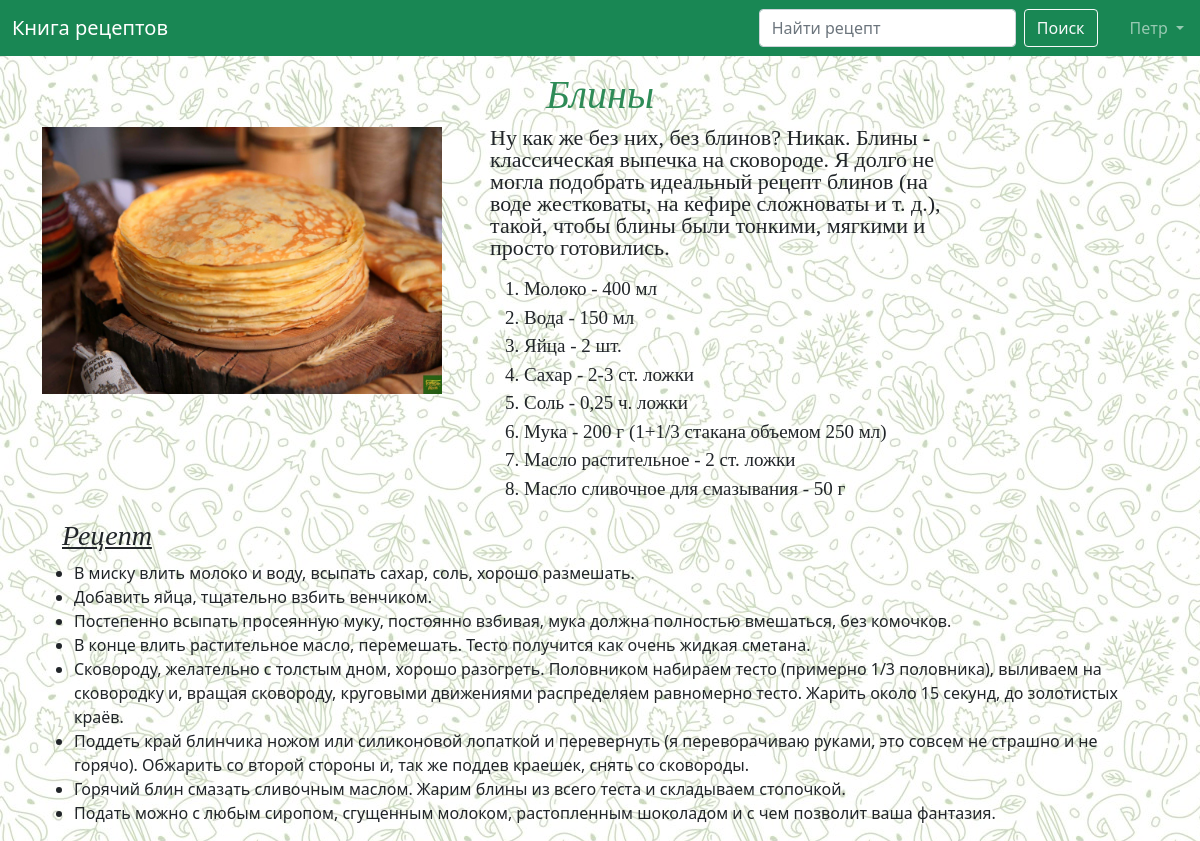
The app's page /recipe/2 (signed in) with its own data.
### data/users.py (models this page shows, shortened)
class User(SqlAlchemyBase, UserMixin):
    __tablename__ = 'users'
    id = sqlalchemy.Column(sqlalchemy.Integer,
                           primary_key=True, autoincrement=True)
    user_role = sqlalchemy.Column(sqlalchemy.Integer,
                                  sqlalchemy.ForeignKey('users_roles.id'))
    role = orm.relationship('UserRole')
    recipes = orm.relationship('Recipes', back_populates='user')
    favorite_recipes = orm.relationship('Recipes',
                                        secondary="favorite_recipes",
                                        backref="users", lazy="subquery")
    surname = sqlalchemy.Column(sqlalchemy.String)
    name = sqlalchemy.Column(sqlalchemy.String)
    email = sqlalchemy.Column(sqlalchemy.String, unique=True)
    hashed_password = sqlalchemy.Column(sqlalchemy.String)
    modified_date = sqlalchemy.Column(sqlalchemy.DateTime,
                                      default=datetime.datetime.now)

### data/recipes.py (models this page shows)
class Recipes(SqlAlchemyBase):
    __tablename__ = 'recipes'
    id = sqlalchemy.Column(sqlalchemy.Integer,
                           primary_key=True, autoincrement=True)
    title = sqlalchemy.Column(sqlalchemy.String)
    description = sqlalchemy.Column(sqlalchemy.String)
    picture_name = sqlalchemy.Column(sqlalchemy.String, nullable=False)
    ingredients = sqlalchemy.Column(sqlalchemy.String)
    recipe = sqlalchemy.Column(sqlalchemy.String)
    user_id = sqlalchemy.Column(sqlalchemy.Integer,
                                sqlalchemy.ForeignKey("users.id"))
    categories = orm.relationship("Category",
                                  secondary="recipe_to_category",
                                  backref="recipes")
    user = orm.relationship('User')
    created_date = sqlalchemy.Column(sqlalchemy.DateTime, default=datetime.datetime.now)

### main.py (the view)
@app.route('/recipe/<int:recipe_id>')
def show_one_recipe(recipe_id):
    db_sess = db_session.create_session()
    recipe = db_sess.query(Recipes).get(recipe_id)
    return render_template('recipe.html', title=f'{recipe.title}', recipe=recipe)

### data/db_session.py (called while the page is built)
def create_session() -> Session:
    global __factory
    return __factory()

### main.py (called while the page is built)
@login_manager.user_loader
def load_user(user_id):
    db_sess = db_session.create_session()
    return db_sess.query(User).get(user_id)

### templates/recipe.html
{% extends "base.html" %}
{% block content %}
<h1 class="text-center fst-italic fst-bold"
    style="font-family: cursive; color: #2E8B57; margin-top: 15px;">{{ recipe.title }}</h1>
<img src="/static/img/{{ recipe.picture_name }}" style="width: 400px; float: left;" class="me-5">
<p style="margin-right: 200px; font-size: 22px; font-family: serif;" class="lh-1">{{ recipe.description }}</p>
<ol style="margin-left: 450px;">
    {% for item in recipe.ingredients.split('\n') %}
    <li style="font-family: serif; font-size: 19px;">{{ item }}</li>
    {% endfor %}
</ol>
<h3 style="margin-left: 20px; font-family: fantasy; font-style: italic;"
    class="text-decoration-underline">Рецепт</h3>
<ul>
    {% for step in recipe.recipe.split('\n') %}
    <li>{{ step }}</li>
    {% endfor %}
</ul>
{% endblock %}

### templates/base.html (shortened to what this page needs)
<!doctype html>
<html lang="en">
  <head>
    <link rel="stylesheet" href="/static/css/base.css">
    <link href="https://cdn.jsdelivr.net/npm/bootstrap@5.0.2/dist/css/bootstrap.min.css" rel="stylesheet">
  </head>
  <body>
  <header>
  <nav class="navbar navbar-expand-lg navbar-dark bg-success">
  <div class="container-fluid me-1">
    <a class="navbar-brand" href="/">Книга рецептов</a>
   <form class="d-flex justify-content-start" action="search" method="get">
     <input class="form-control me-2" type="search" placeholder="Найти рецепт" aria-label="Search" name="recipe_query">
     <button class="btn btn-outline-light me-2" type="submit">Поиск</button>
  </form>
  </div>
    <div class="collapse navbar-collapse" id="navbarSupportedContent">
      <ul class="navbar-nav me-2">
        {% if current_user.is_authenticated %}
        <li class="nav-item dropdown">
          <a class="nav-link dropdown-toggle" href="#" id="navbarDropdown" role="button" data-bs-toggle="dropdown" aria-expanded="false">
            {{ current_user.name }}
          </a>
        {% endif %}
      </ul>
  </div>
</nav>
</header>
  <main role="main" class="container">
      {% block content %}{% endblock %}
  </main>
  </body>
</html>

### static/css/base.css (style rules this page uses)
body { background-image: url(/static/img/background_image.jpg); }

### records on screen
User: name "Петр"
Recipes: title "Блины", picture_name (picture), description "Ну как же без них, без блинов? Никак. Блины - классическая выпечка на сковороде. Я долго не могла подобрать идеальный рецепт блинов (на воде жестковаты, на кефире сложноваты и т. д.), такой, чтобы блины были тонкими, мягкими и просто готовились."

### other values on screen
{{ item }} "Молоко - 400 мл" "Вода - 150 мл" "Яйца - 2 шт." "Сахар - 2-3 ст. ложки" "Соль - 0,25 ч. ложки" "Мука - 200 г (1+1/3 стакана объемом 250 мл)" "Масло растительное - 2 ст. ложки" "Масло сливочное для смазывания - 50 г"
{{ step }} "В миску влить молоко и воду, всыпать сахар, соль, хорошо размешать." "Добавить яйца, тщательно взбить венчиком." "Постепенно всыпать просеянную муку, постоянно взбивая, мука должна полностью вмешаться, без комочков." "В конце влить растительное масло, перемешать. Тесто получится как очень жидкая сметана." "Поддеть край блинчика ножом или силиконовой лопаткой и перевернуть (я переворачиваю руками, это совсем не страшно и не горячо). Обжарить со второй стороны и, так же поддев краешек, снять со сковороды." "Горячий блин смазать сливочным маслом. Жарим блины из всего теста и складываем стопочкой." "Подать можно с любым сиропом, сгущенным молоком, растопленным шоколадом и с чем позволит ваша фантазия."
